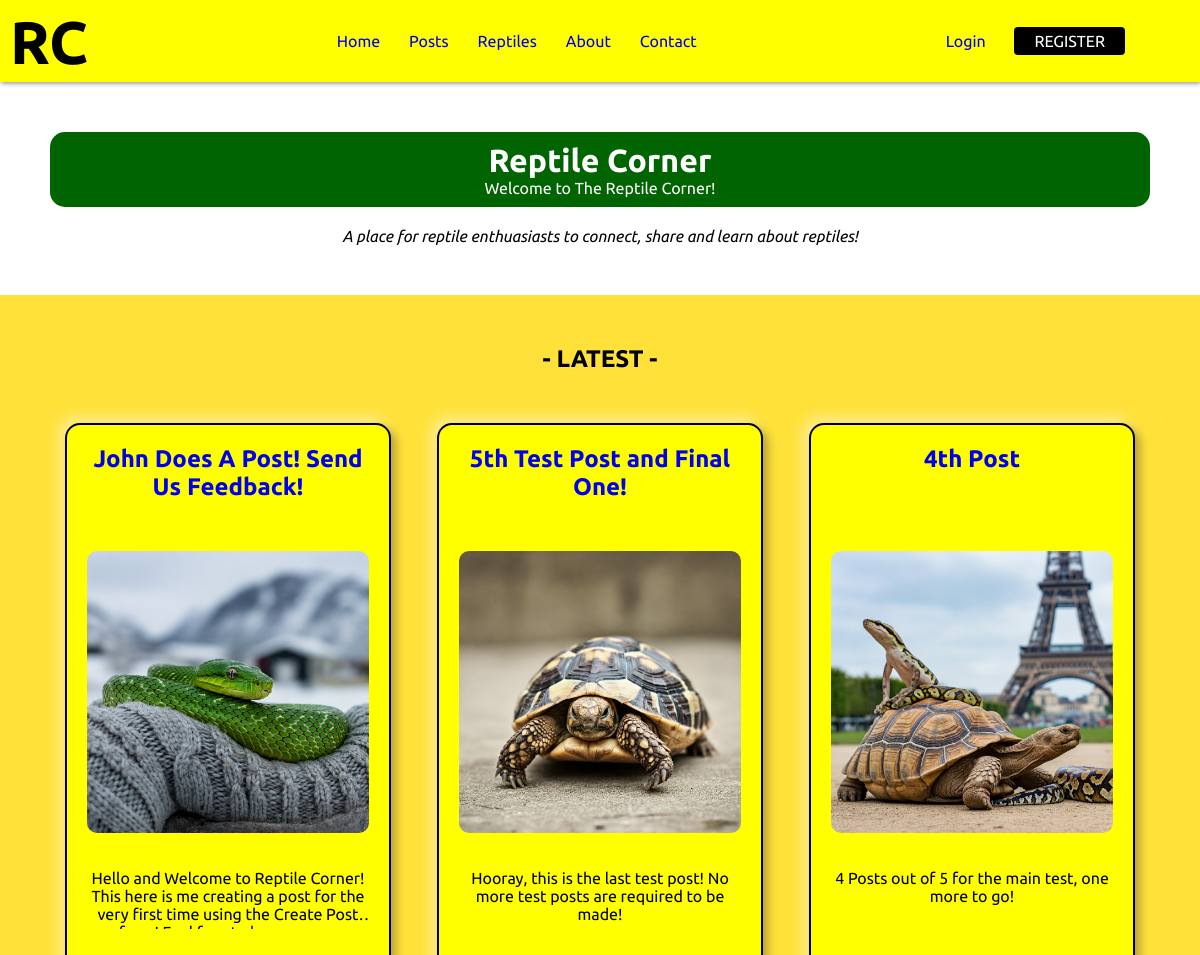
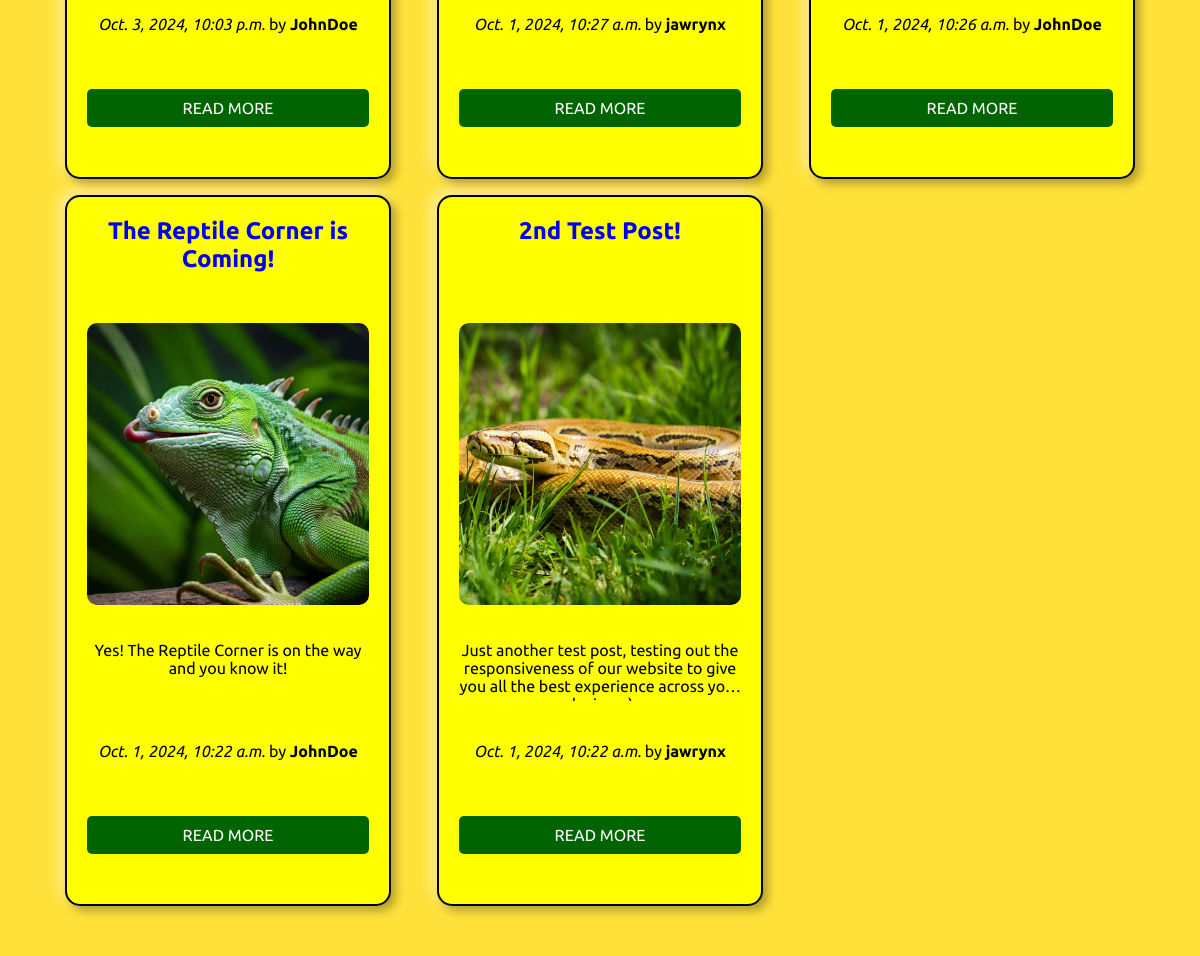
The page / on the database its author committed (2 pictures, top to bottom).
### posts/models.py (models this page shows, shortened)
class Post(models.Model):
    title = models.CharField(max_length=75)
    body = models.TextField()
    slug = models.SlugField(max_length=75)
    date = models.DateTimeField(auto_now_add=True)
    image = models.ImageField(blank=True)
    author = models.ForeignKey(User, on_delete=models.CASCADE, default=None)

### ReptileCorner/views.py (the view)
# urls.py: 2. Add a URL to urlpatterns:  path('', views.home, name='home')
def home(request):
    posts = Post.objects.all().order_by('-date')[:5]
    return render(request, 'home.html', { 'posts': posts })

### templates/home.html (shortened to what this page needs)
{% extends 'layout.html' %}
{% block content %}
    <div class="hero-container">
        <div class="hero-title">
            <h1>Reptile Corner</h1>
            <p>Welcome to The Reptile Corner!</p>
        </div>
        <p class="desc"><em>A place for reptile enthuasiasts to connect, share and learn about reptiles!</em></p>
    </div>
    <div class="posts-container">
        <h2>- LATEST -</h2>
        <section class="grid posts-list">
            {% for post in posts %}
                <article class="col-12 col-md-6 col-lg-4 col-xl-3 post">
                    <div class="grid">
                    <h2 class="col-12">
                        <a href="{% url 'posts:page' slug=post.slug %}">
                            {{ post.title }}
                        </a>
                    </h2>
                    <a href="{% url 'posts:page' slug=post.slug %}" class="col-12" >
                        <img class="image" src="{{ post.image.url }}" alt="{{ post.title }}"/>
                    </a>
                    <p class="body-field col-12">{{ post.body }}</p>
                    <p class="date-stamp col-12">
                        <em>{{ post.date }}</em> by <strong>{{ post.author }}</strong>
                    </p>
                    <a href="{% url 'posts:page' slug=post.slug %}" class="read-more col-12">READ MORE</a>
                    </div>
                </article>
            {% endfor %}
        </section>
    </div>
{% endblock %}

### static/css/style.css (style rules this page uses)
* { box-sizing: border-box; padding: 0; margin: 0; }
body { font-family: 'Ubuntu'; background-color: white; color: black; }
a { text-decoration: none; }
.hero-container { width: 100%; padding: 50px; background: white; }
.hero-title { background-color: darkgreen; padding: 10px; border-radius: 15px; color: white; }
.desc { margin-top: 20px; }
.posts-container { background-color: #ffe139; height: 100%; padding-top: 50px; }
.posts-list { align-items: center; width: 100%; padding: 50px; background-color: #ffe139; }
.post { background-color: yellow; align-content: center; max-width: 800px; border: 2px solid black; border-radius: 15px; margin: 15px 15px; padding: 20px; box-shadow: 5px 5px 10px rgba(0, 0, 0, 0.3), -5px -5px 15px rgba(255, 255, 255, 0.5); }
.post p { overflow: hidden; text-overflow: ellipsis; display: -webkit-box; -webkit-line-clamp: 3; -webkit-box-orient: vertical; display: -webkit-box; display: -moz-box; display: box; line-clamp: 3; box-orient: vertical; }
.post h2 { margin-bottom: 20px; }
.image { width: 100%; border-radius: 10px; margin-bottom: 20px; }
.date-stamp { margin: 25px 0; }
.read-more { display: inline-block; padding: 10px 20px; background-color: darkgreen; color: white; border: none; border-radius: 5px; text-decoration: none; margin-top: 15px; transition: background-color 0.3s ease; bottom: 0; }
@media screen and (min-width: 992px) { .post { overflow: hidden; max-height: 900px; height: 100%; transition: 0.3s ease-in-out; display: flex; flex-direction: column; align-items: center; } }
@media screen and (min-width: 992px) { .post h2 { min-height: 70px; } }
@media screen and (min-width: 992px) { .post img { display: block; max-width: 100%; height: auto; } }
@media screen and (min-width: 992px) { .post .body-field { min-height: 60px; } }

### static/css/grid_classes.css (style rules this page uses)
.grid { display: grid; grid-template-columns: repeat(12, 1fr); gap: 1rem; }
.col-12 { grid-column: span 12; }
@media (min-width: 768px) { .col-md-6 { grid-column: span 6; } }
@media (min-width: 992px) { .col-lg-4 { grid-column: span 4; } }

### rows shown on the page
Post: title "John Does A Post! Send Us Feedback!", image (picture), body "Hello and Welcome to Reptile Corner! This here is me creating a post for the very first time using the Create…", date "Oct. 3, 2024, 10:03 p.m.", author "JohnDoe"
Post: title "5th Test Post and Final One!", image (picture), body "Hooray, this is the last test post! No more test posts are required to be made!", date "Oct. 1, 2024, 10:27 a.m.", author "jawrynx"
Post: title "4th Post", image (picture), body "4 Posts out of 5 for the main test, one more to go!", date "Oct. 1, 2024, 10:26 a.m.", author "JohnDoe"
Post: title "The Reptile Corner is Coming!", image (picture), body "Yes! The Reptile Corner is on the way and you know it!", date "Oct. 1, 2024, 10:22 a.m.", author "JohnDoe"
Post: title "2nd Test Post!", image (picture), body "Just another test post, testing out the responsiveness of our website to give you all the best experience across…", date "Oct. 1, 2024, 10:22 a.m.", author "jawrynx"
